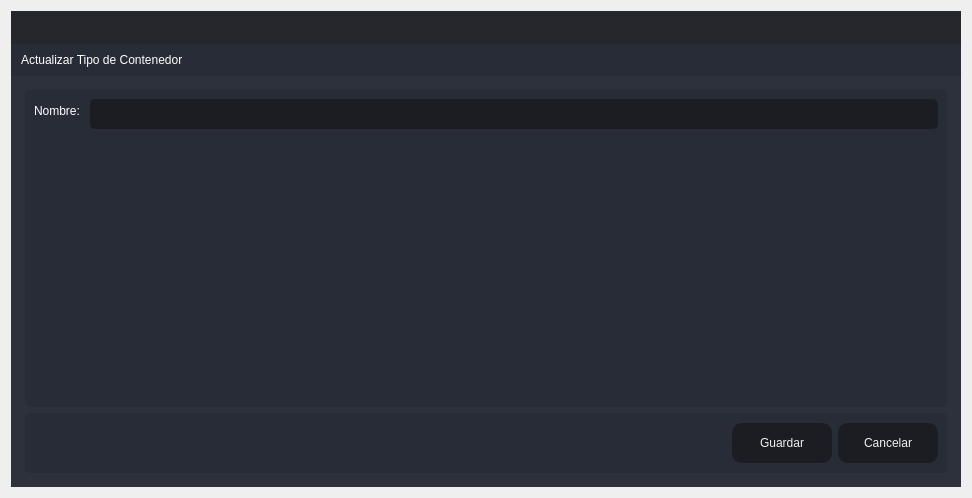
<?xml version="1.0" encoding="UTF-8"?>
<ui version="4.0">
 <class>Update_Sifon</class>
 <widget class="QDialog" name="Update_Sifon">
  <property name="windowModality">
   <enum>Qt::ApplicationModal</enum>
  </property>
  <property name="geometry">
   <rect>
    <x>0</x>
    <y>0</y>
    <width>972</width>
    <height>498</height>
   </rect>
  </property>
  <property name="windowTitle">
   <string>Actualizar</string>
  </property>
  <layout class="QVBoxLayout" name="verticalLayout_6">
   <item>
    <widget class="QFrame" name="frame_main">
     <property name="styleSheet">
      <string notr="true">/* LINE EDIT */
QLineEdit {
	background-color: rgb(27, 29, 35);
	border-radius: 5px;
	border: 2px solid rgb(27, 29, 35);
	padding-left: 10px;
}
QLineEdit:hover {
	border: 2px solid rgb(64, 71, 88);
}
QLineEdit:focus {
	border: 2px solid rgb(91, 101, 124);
}

/* SCROLL BARS */
QScrollBar:horizontal {
    border: none;
    background: rgb(52, 59, 72);
    height: 14px;
    margin: 0px 21px 0 21px;
	border-radius: 0px;
}
QScrollBar::handle:horizontal {
    background: rgb(85, 170, 255);
    min-width: 25px;
	border-radius: 7px
}
QScrollBar::add-line:horizontal {
    border: none;
    background: rgb(55, 63, 77);
    width: 20px;
	border-top-right-radius: 7px;
    border-bottom-right-radius: 7px;
    subcontrol-position: right;
    subcontrol-origin: margin;
}
QScrollBar::sub-line:horizontal {
    border: none;
    background: rgb(55, 63, 77);
    width: 20px;
	border-top-left-radius: 7px;
    border-bottom-left-radius: 7px;
    subcontrol-position: left;
    subcontrol-origin: margin;
}
QScrollBar::up-arrow:horizontal, QScrollBar::down-arrow:horizontal
{
     background: none;
}
QScrollBar::add-page:horizontal, QScrollBar::sub-page:horizontal
{
     background: none;
}
 QScrollBar:vertical {
	border: none;
    background: rgb(52, 59, 72);
    width: 14px;
    margin: 21px 0 21px 0;
	border-radius: 0px;
 }
 QScrollBar::handle:vertical {	
	background: rgb(85, 170, 255);
    min-height: 25px;
	border-radius: 7px
 }
 QScrollBar::add-line:vertical {
     border: none;
    background: rgb(55, 63, 77);
     height: 20px;
	border-bottom-left-radius: 7px;
    border-bottom-right-radius: 7px;
     subcontrol-position: bottom;
     subcontrol-origin: margin;
 }
 QScrollBar::sub-line:vertical {
	border: none;
    background: rgb(55, 63, 77);
     height: 20px;
	border-top-left-radius: 7px;
    border-top-right-radius: 7px;
     subcontrol-position: top;
     subcontrol-origin: margin;
 }
 QScrollBar::up-arrow:vertical, QScrollBar::down-arrow:vertical {
     background: none;
 }

 QScrollBar::add-page:vertical, QScrollBar::sub-page:vertical {
     background: none;
 }

/* CHECKBOX */
QCheckBox::indicator {
    border: 3px solid rgb(52, 59, 72);
	width: 15px;
	height: 15px;
	border-radius: 10px;
    background: rgb(44, 49, 60);
}
QCheckBox::indicator:hover {
    border: 3px solid rgb(58, 66, 81);
}
QCheckBox::indicator:checked {
    background: 3px solid rgb(52, 59, 72);
	border: 3px solid rgb(52, 59, 72);	
	background-image: url(:/16x16/icons/16x16/cil-check-alt.png);
}

/* RADIO BUTTON */
QRadioButton::indicator {
    border: 3px solid rgb(52, 59, 72);
	width: 15px;
	height: 15px;
	border-radius: 10px;
    background: rgb(44, 49, 60);
}
QRadioButton::indicator:hover {
    border: 3px solid rgb(58, 66, 81);
}
QRadioButton::indicator:checked {
    background: 3px solid rgb(94, 106, 130);
	border: 3px solid rgb(52, 59, 72);	
}

/* COMBOBOX */
QComboBox{
	background-color: rgb(27, 29, 35);
	border-radius: 5px;
	border: 2px solid rgb(27, 29, 35);
	padding: 5px;
	padding-left: 10px;
}
QComboBox:hover{
	border: 2px solid rgb(64, 71, 88);
}
QComboBox::drop-down {
	subcontrol-origin: padding;
	subcontrol-position: top right;
	width: 25px; 
	border-left-width: 3px;
	border-left-color: rgba(39, 44, 54, 150);
	border-left-style: solid;
	border-top-right-radius: 3px;
	border-bottom-right-radius: 3px;	
	background-image: url(:/16x16/icons/16x16/cil-arrow-bottom.png);
	background-position: center;
	background-repeat: no-reperat;
 }
QComboBox QAbstractItemView {
	color: rgb(85, 170, 255);	
	background-color: rgb(27, 29, 35);
	padding: 10px;
	selection-background-color: rgb(39, 44, 54);
}

/* SLIDERS */
QSlider::groove:horizontal {
    border-radius: 9px;
    height: 18px;
	margin: 0px;
	background-color: rgb(52, 59, 72);
}
QSlider::groove:horizontal:hover {
	background-color: rgb(55, 62, 76);
}
QSlider::handle:horizontal {
    background-color: rgb(85, 170, 255);
    border: none;
    height: 18px;
    width: 18px;
    margin: 0px;
	border-radius: 9px;
}
QSlider::handle:horizontal:hover {
    background-color: rgb(105, 180, 255);
}
QSlider::handle:horizontal:pressed {
    background-color: rgb(65, 130, 195);
}

QSlider::groove:vertical {
    border-radius: 9px;
    width: 18px;
    margin: 0px;
	background-color: rgb(52, 59, 72);
}
QSlider::groove:vertical:hover {
	background-color: rgb(55, 62, 76);
}
QSlider::handle:vertical {
    background-color: rgb(85, 170, 255);
	border: none;
    height: 18px;
    width: 18px;
    margin: 0px;
	border-radius: 9px;
}
QSlider::handle:vertical:hover {
    background-color: rgb(105, 180, 255);
}
QSlider::handle:vertical:pressed {
    background-color: rgb(65, 130, 195);
}

</string>
     </property>
     <property name="frameShape">
      <enum>QFrame::NoFrame</enum>
     </property>
     <property name="frameShadow">
      <enum>QFrame::Raised</enum>
     </property>
     <layout class="QVBoxLayout" name="verticalLayout">
      <property name="spacing">
       <number>0</number>
      </property>
      <property name="leftMargin">
       <number>0</number>
      </property>
      <property name="topMargin">
       <number>0</number>
      </property>
      <property name="rightMargin">
       <number>0</number>
      </property>
      <property name="bottomMargin">
       <number>0</number>
      </property>
      <item>
       <widget class="QFrame" name="frame_top">
        <property name="minimumSize">
         <size>
          <width>0</width>
          <height>65</height>
         </size>
        </property>
        <property name="maximumSize">
         <size>
          <width>16777215</width>
          <height>65</height>
         </size>
        </property>
        <property name="styleSheet">
         <string notr="true">background-color: transparent;</string>
        </property>
        <property name="frameShape">
         <enum>QFrame::NoFrame</enum>
        </property>
        <property name="frameShadow">
         <enum>QFrame::Raised</enum>
        </property>
        <layout class="QHBoxLayout" name="horizontalLayout_3">
         <property name="spacing">
          <number>0</number>
         </property>
         <property name="leftMargin">
          <number>0</number>
         </property>
         <property name="topMargin">
          <number>0</number>
         </property>
         <property name="rightMargin">
          <number>0</number>
         </property>
         <property name="bottomMargin">
          <number>0</number>
         </property>
         <item>
          <widget class="QFrame" name="frame_toggle">
           <property name="maximumSize">
            <size>
             <width>70</width>
             <height>16777215</height>
            </size>
           </property>
           <property name="styleSheet">
            <string notr="true">background-color: rgb(27, 29, 35);</string>
           </property>
           <property name="frameShape">
            <enum>QFrame::NoFrame</enum>
           </property>
           <property name="frameShadow">
            <enum>QFrame::Raised</enum>
           </property>
           <layout class="QVBoxLayout" name="verticalLayout_3">
            <property name="spacing">
             <number>0</number>
            </property>
            <property name="leftMargin">
             <number>0</number>
            </property>
            <property name="topMargin">
             <number>0</number>
            </property>
            <property name="rightMargin">
             <number>0</number>
            </property>
            <property name="bottomMargin">
             <number>0</number>
            </property>
           </layout>
          </widget>
         </item>
         <item>
          <widget class="QFrame" name="frame_top_right">
           <property name="styleSheet">
            <string notr="true">background: transparent;</string>
           </property>
           <property name="frameShape">
            <enum>QFrame::NoFrame</enum>
           </property>
           <property name="frameShadow">
            <enum>QFrame::Raised</enum>
           </property>
           <layout class="QVBoxLayout" name="verticalLayout_2">
            <property name="spacing">
             <number>0</number>
            </property>
            <property name="leftMargin">
             <number>0</number>
            </property>
            <property name="topMargin">
             <number>0</number>
            </property>
            <property name="rightMargin">
             <number>0</number>
            </property>
            <property name="bottomMargin">
             <number>0</number>
            </property>
            <item>
             <widget class="QFrame" name="frame_top_btns">
              <property name="maximumSize">
               <size>
                <width>16777215</width>
                <height>42</height>
               </size>
              </property>
              <property name="styleSheet">
               <string notr="true">background-color: rgba(27, 29, 35, 200)</string>
              </property>
              <property name="frameShape">
               <enum>QFrame::NoFrame</enum>
              </property>
              <property name="frameShadow">
               <enum>QFrame::Raised</enum>
              </property>
              <layout class="QHBoxLayout" name="horizontalLayout_4">
               <property name="spacing">
                <number>0</number>
               </property>
               <property name="leftMargin">
                <number>0</number>
               </property>
               <property name="topMargin">
                <number>0</number>
               </property>
               <property name="rightMargin">
                <number>0</number>
               </property>
               <property name="bottomMargin">
                <number>0</number>
               </property>
               <item>
                <widget class="QFrame" name="frame_label_top_btns">
                 <property name="sizePolicy">
                  <sizepolicy hsizetype="Expanding" vsizetype="Preferred">
                   <horstretch>0</horstretch>
                   <verstretch>0</verstretch>
                  </sizepolicy>
                 </property>
                 <property name="frameShape">
                  <enum>QFrame::NoFrame</enum>
                 </property>
                 <property name="frameShadow">
                  <enum>QFrame::Raised</enum>
                 </property>
                 <layout class="QHBoxLayout" name="horizontalLayout_10">
                  <property name="spacing">
                   <number>0</number>
                  </property>
                  <property name="leftMargin">
                   <number>5</number>
                  </property>
                  <property name="topMargin">
                   <number>0</number>
                  </property>
                  <property name="rightMargin">
                   <number>10</number>
                  </property>
                  <property name="bottomMargin">
                   <number>0</number>
                  </property>
                 </layout>
                </widget>
               </item>
               <item alignment="Qt::AlignRight">
                <widget class="QFrame" name="frame_btns_right">
                 <property name="sizePolicy">
                  <sizepolicy hsizetype="Expanding" vsizetype="Preferred">
                   <horstretch>0</horstretch>
                   <verstretch>0</verstretch>
                  </sizepolicy>
                 </property>
                 <property name="maximumSize">
                  <size>
                   <width>120</width>
                   <height>16777215</height>
                  </size>
                 </property>
                 <property name="frameShape">
                  <enum>QFrame::NoFrame</enum>
                 </property>
                 <property name="frameShadow">
                  <enum>QFrame::Raised</enum>
                 </property>
                 <layout class="QHBoxLayout" name="horizontalLayout_5">
                  <property name="spacing">
                   <number>0</number>
                  </property>
                  <property name="leftMargin">
                   <number>0</number>
                  </property>
                  <property name="topMargin">
                   <number>0</number>
                  </property>
                  <property name="rightMargin">
                   <number>0</number>
                  </property>
                  <property name="bottomMargin">
                   <number>0</number>
                  </property>
                 </layout>
                </widget>
               </item>
              </layout>
             </widget>
            </item>
            <item>
             <widget class="QFrame" name="frame_top_info">
              <property name="maximumSize">
               <size>
                <width>16777215</width>
                <height>65</height>
               </size>
              </property>
              <property name="styleSheet">
               <string notr="true">background-color: rgb(39, 44, 54);</string>
              </property>
              <property name="frameShape">
               <enum>QFrame::NoFrame</enum>
              </property>
              <property name="frameShadow">
               <enum>QFrame::Raised</enum>
              </property>
              <layout class="QHBoxLayout" name="horizontalLayout_8">
               <property name="spacing">
                <number>0</number>
               </property>
               <property name="leftMargin">
                <number>10</number>
               </property>
               <property name="topMargin">
                <number>0</number>
               </property>
               <property name="rightMargin">
                <number>10</number>
               </property>
               <property name="bottomMargin">
                <number>0</number>
               </property>
               <item>
                <widget class="QLabel" name="label">
                 <property name="styleSheet">
                  <string notr="true">font: 75 16pt &quot;MS Shell Dlg 2&quot;;
color: rgb(255, 255, 255);</string>
                 </property>
                 <property name="text">
                  <string>Actualizar Tipo de Contenedor</string>
                 </property>
                </widget>
               </item>
              </layout>
             </widget>
            </item>
           </layout>
          </widget>
         </item>
        </layout>
       </widget>
      </item>
      <item>
       <widget class="QFrame" name="frame_center">
        <property name="sizePolicy">
         <sizepolicy hsizetype="Expanding" vsizetype="Expanding">
          <horstretch>0</horstretch>
          <verstretch>0</verstretch>
         </sizepolicy>
        </property>
        <property name="styleSheet">
         <string notr="true">background-color: rgb(40, 44, 52);</string>
        </property>
        <property name="frameShape">
         <enum>QFrame::NoFrame</enum>
        </property>
        <property name="frameShadow">
         <enum>QFrame::Raised</enum>
        </property>
        <layout class="QHBoxLayout" name="horizontalLayout_2">
         <property name="spacing">
          <number>0</number>
         </property>
         <property name="leftMargin">
          <number>0</number>
         </property>
         <property name="topMargin">
          <number>0</number>
         </property>
         <property name="rightMargin">
          <number>0</number>
         </property>
         <property name="bottomMargin">
          <number>0</number>
         </property>
         <item>
          <widget class="QFrame" name="frame_content_right">
           <property name="styleSheet">
            <string notr="true">background-color: rgb(44, 49, 60);</string>
           </property>
           <property name="frameShape">
            <enum>QFrame::NoFrame</enum>
           </property>
           <property name="frameShadow">
            <enum>QFrame::Raised</enum>
           </property>
           <layout class="QVBoxLayout" name="verticalLayout_4">
            <property name="spacing">
             <number>0</number>
            </property>
            <property name="leftMargin">
             <number>0</number>
            </property>
            <property name="topMargin">
             <number>0</number>
            </property>
            <property name="rightMargin">
             <number>0</number>
            </property>
            <property name="bottomMargin">
             <number>0</number>
            </property>
            <item>
             <widget class="QFrame" name="frame_content">
              <property name="frameShape">
               <enum>QFrame::NoFrame</enum>
              </property>
              <property name="frameShadow">
               <enum>QFrame::Raised</enum>
              </property>
              <layout class="QVBoxLayout" name="verticalLayout_9">
               <property name="spacing">
                <number>0</number>
               </property>
               <property name="leftMargin">
                <number>5</number>
               </property>
               <property name="topMargin">
                <number>5</number>
               </property>
               <property name="rightMargin">
                <number>5</number>
               </property>
               <property name="bottomMargin">
                <number>5</number>
               </property>
               <item>
                <widget class="QStackedWidget" name="stackedWidget">
                 <property name="styleSheet">
                  <string notr="true">background: transparent;</string>
                 </property>
                 <property name="currentIndex">
                  <number>0</number>
                 </property>
                 <widget class="QWidget" name="page_home">
                  <layout class="QVBoxLayout" name="verticalLayout_10">
                   <item>
                    <widget class="QFrame" name="frame">
                     <property name="styleSheet">
                      <string notr="true">background-color: rgb(39, 44, 54);
border-radius: 5px;</string>
                     </property>
                     <property name="frameShape">
                      <enum>QFrame::StyledPanel</enum>
                     </property>
                     <property name="frameShadow">
                      <enum>QFrame::Raised</enum>
                     </property>
                     <layout class="QVBoxLayout" name="verticalLayout_5">
                      <item>
                       <layout class="QFormLayout" name="formLayout_2">
                        <item row="0" column="1">
                         <widget class="QLineEdit" name="lineEditUpdate">
                          <property name="minimumSize">
                           <size>
                            <width>0</width>
                            <height>30</height>
                           </size>
                          </property>
                          <property name="styleSheet">
                           <string notr="true">QLineEdit {
	background-color: rgb(27, 29, 35);
	border-radius: 5px;
	border: 2px solid rgb(27, 29, 35);
	padding-left: 10px;
	font: 75 12pt &quot;MS Shell Dlg 2&quot;;
	color: rgb(255, 255, 255);
}
QLineEdit:hover {
	border: 2px solid rgb(64, 71, 88);
}
QLineEdit:focus {
	border: 2px solid rgb(91, 101, 124);
}</string>
                          </property>
                         </widget>
                        </item>
                        <item row="0" column="0">
                         <widget class="QLabel" name="label_2">
                          <property name="styleSheet">
                           <string notr="true">font: 75 12pt &quot;MS Shell Dlg 2&quot;;
color: rgb(255, 255, 255);</string>
                          </property>
                          <property name="text">
                           <string>Nombre: </string>
                          </property>
                         </widget>
                        </item>
                       </layout>
                      </item>
                     </layout>
                    </widget>
                   </item>
                   <item>
                    <widget class="QFrame" name="frame_2">
                     <property name="minimumSize">
                      <size>
                       <width>0</width>
                       <height>60</height>
                      </size>
                     </property>
                     <property name="maximumSize">
                      <size>
                       <width>16777215</width>
                       <height>60</height>
                      </size>
                     </property>
                     <property name="styleSheet">
                      <string notr="true">background-color: rgb(39, 44, 54);
border-radius: 5px;</string>
                     </property>
                     <property name="frameShape">
                      <enum>QFrame::StyledPanel</enum>
                     </property>
                     <property name="frameShadow">
                      <enum>QFrame::Raised</enum>
                     </property>
                     <layout class="QHBoxLayout" name="horizontalLayout_9">
                      <item>
                       <layout class="QGridLayout" name="gridLayout">
                        <item row="0" column="0">
                         <spacer name="horizontalSpacer">
                          <property name="orientation">
                           <enum>Qt::Horizontal</enum>
                          </property>
                          <property name="sizeHint" stdset="0">
                           <size>
                            <width>40</width>
                            <height>20</height>
                           </size>
                          </property>
                         </spacer>
                        </item>
                        <item row="0" column="1">
                         <widget class="QPushButton" name="btnActualizar">
                          <property name="minimumSize">
                           <size>
                            <width>100</width>
                            <height>40</height>
                           </size>
                          </property>
                          <property name="styleSheet">
                           <string notr="true">QPushButton {
	border-color: rgb(27, 29, 35);
	font: 75 10pt &quot;MS Shell Dlg 2&quot;;
	color: rgb(240, 240, 240);
	background-color: rgb(27, 29, 35);
	border: 0px solid;
	border-radius: 10px;	
}
QPushButton:hover {
	background-color:rgb(44, 49, 60);
	border-color: rgb(27, 29, 35);
	border: 2px solid;
}</string>
                          </property>
                          <property name="text">
                           <string>Guardar</string>
                          </property>
                         </widget>
                        </item>
                        <item row="0" column="2">
                         <widget class="QPushButton" name="btnCancelar">
                          <property name="minimumSize">
                           <size>
                            <width>100</width>
                            <height>40</height>
                           </size>
                          </property>
                          <property name="styleSheet">
                           <string notr="true">QPushButton {
	border-color: rgb(27, 29, 35);
	font: 75 10pt &quot;MS Shell Dlg 2&quot;;
	color: rgb(240, 240, 240);
	background-color: rgb(27, 29, 35);
	border: 0px solid;
	border-radius: 10px;	
}
QPushButton:hover {
	background-color:rgb(44, 49, 60);
	border-color: rgb(27, 29, 35);
	border: 2px solid;
}</string>
                          </property>
                          <property name="text">
                           <string>Cancelar</string>
                          </property>
                         </widget>
                        </item>
                       </layout>
                      </item>
                     </layout>
                    </widget>
                   </item>
                  </layout>
                 </widget>
                </widget>
               </item>
              </layout>
             </widget>
            </item>
           </layout>
          </widget>
         </item>
        </layout>
       </widget>
      </item>
     </layout>
    </widget>
   </item>
  </layout>
 </widget>
 <resources/>
 <connections/>
</ui>
